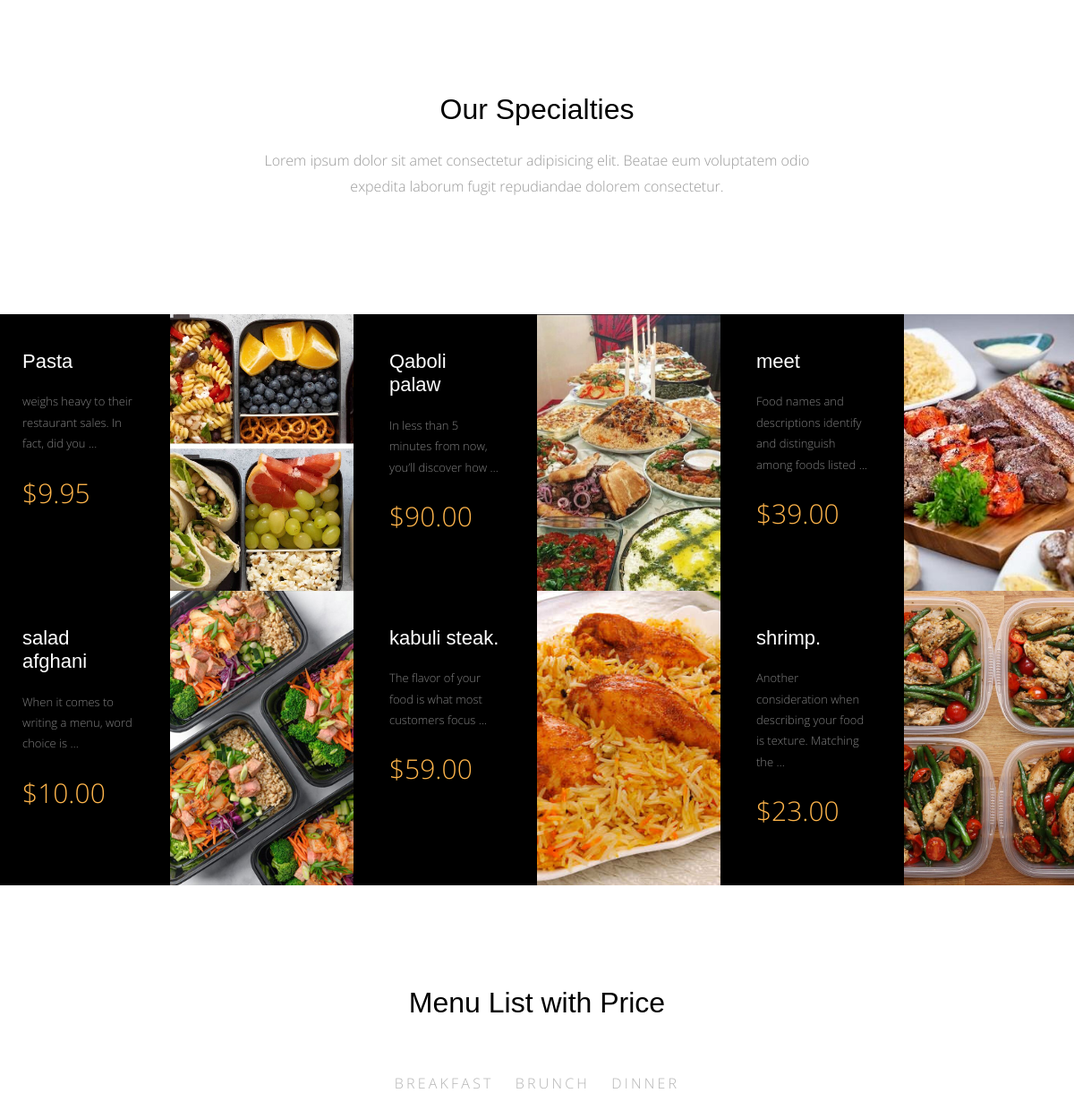
The app's page / (middle part), older data.
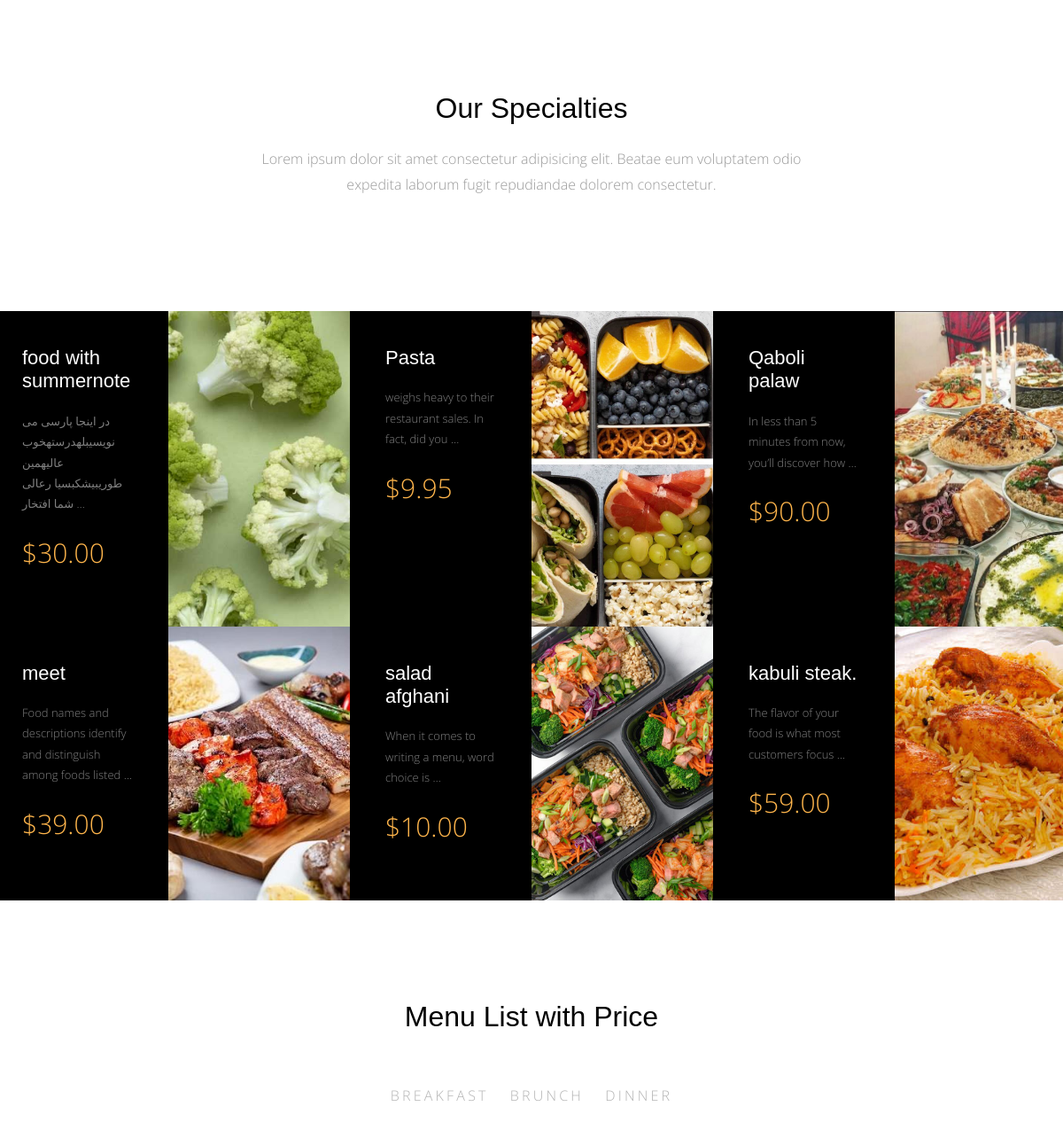
The same page, newer data.
### meals/models.py (models this page shows, shortened)
class Meals(models.Model):
    name = models.CharField(max_length=50)
    slug = models.SlugField(blank=True, null=True)
    description = models.TextField(max_length=5000)
    category = models.ForeignKey('Category', on_delete=models.SET_NULL, null=True)
    people = models.IntegerField(help_text="for how many people it is? ")
    price  = models.DecimalField(max_digits=5, decimal_places=2)
    preperation_time = models.IntegerField()
    image = models.ImageField(upload_to="Meals/2", height_field=None, width_field=None, max_length=None)
    created = models.DateTimeField(auto_now_add=True)
    class Meta:
        verbose_name = "Meal"
        verbose_name_plural = "Meals"
        ordering = ["-created"]

class Category(models.Model):
    name = models.CharField(max_length=30)
    class Meta:
        verbose_name = "Category"
        verbose_name_plural = "Categories"
    def __str__(self):
        return self.name

### home/views.py (the view)
# urls.py: path("", include("home.urls", namespace="home")),
def home(request):
    meals = Meals.objects.all()[0:6]
    categories = Category.objects.all()
    posts = Post.objects.all()
    latest_post = Post.objects.last()
    choose = Why_choose_Us.objects.all()
    context = {
        "meals": meals,
        'categories':categories,
        "posts":posts,
        "latest_post":latest_post,
        "choose": choose,
    }
    return render(request, "home/index.html", context)

### home/templates/home/index.html (shortened to what this page needs)
{% extends 'base.html' %}
{% load static %}
{% block content %}
<div class="main-wrap">
    <div class="section">
        <div class="container">
        <div class="row justify-content-center">
            <div class="col-md-7 text-center"  data-aos="fade-up">
            <h2 class="mb-4">Our Specialties</h2>
            <p class="lead">Lorem ipsum dolor sit amet consectetur adipisicing elit. Beatae eum voluptatem odio expedita laborum fugit repudiandae dolorem consectetur.</p>
            </div>
        </div>
        </div>
    </div>
    <div class="section pt-0 pb-0">
        <div class="menus d-flex bg-light">
            {% for meal in meals %}
                <div class="d-flex item">
                    <div class="image order-1 order-lg-1 order-xl-2" style="background-image: url({{meal.image.url}});" data-aos="fade" data-aos-delay="100"></div>
                    <div class="text order-2 order-lg-2 order-xl-1">
                    <h3>{{meal.name}}</h3>
                    <p>{{meal.description|striptags|truncatewords:10}}</p>
                    <p class="price">${{meal.price}}</p>
                    </div>
                </div>
            {% endfor %}
        </div>
    </div>
    <div class="section">
        <div class="container">
          <div class="row justify-content-center">
            <div class="col-md-8" data-aos="fade-up">
              <h2 class="mb-5 text-center">Menu List with Price</h2>
              <ul class="nav site-tab-nav" id="pills-tab" role="tablist">
                {% for category in categories %}
                  <li class="nav-item">
                    <a class="nav-link " id="{{category}}-tab" data-toggle="pill" href="#{{category}}" role="tab" aria-controls="{{category}}" aria-selected="true">{{category}}</a>
                  </li>
                {% endfor %}
              </ul>
            </div>
          </div>
        </div>
      </div>
</div>
{% endblock content %}

Row changes from the older to the newer data that the page shows:
no longer on this page (row unchanged): Meals: image (picture), name "shrimp.", description "Another consideration when describing your food is texture. Matching the …", price "23.00"
added Meals: image (picture), name "food with summernote", description "در اینجا پارسی می نویسیبلهدرستهخوب عالیهمین طوریبیشکبسیا رعالی شما افتخار …", price "30.00"
